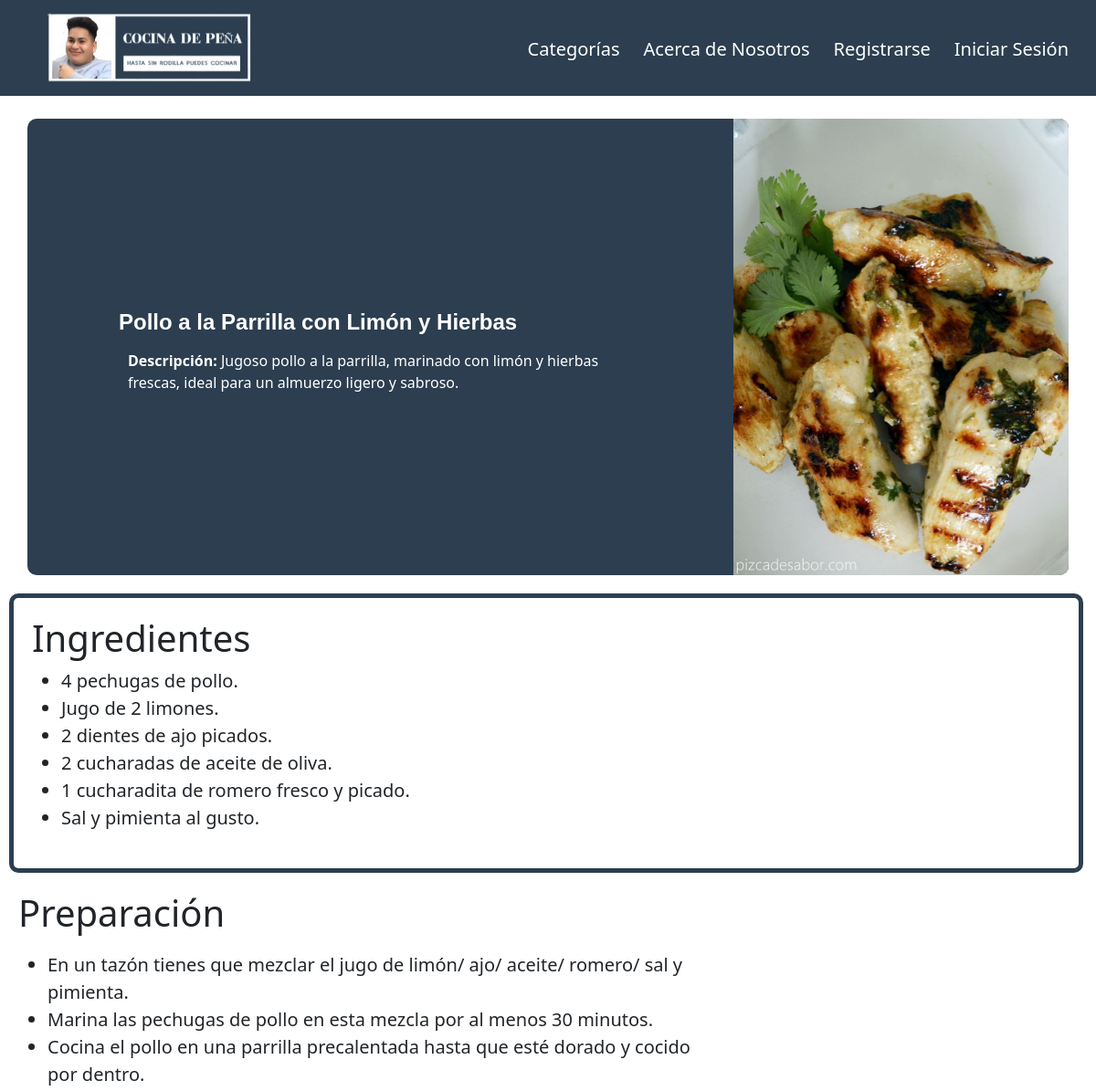
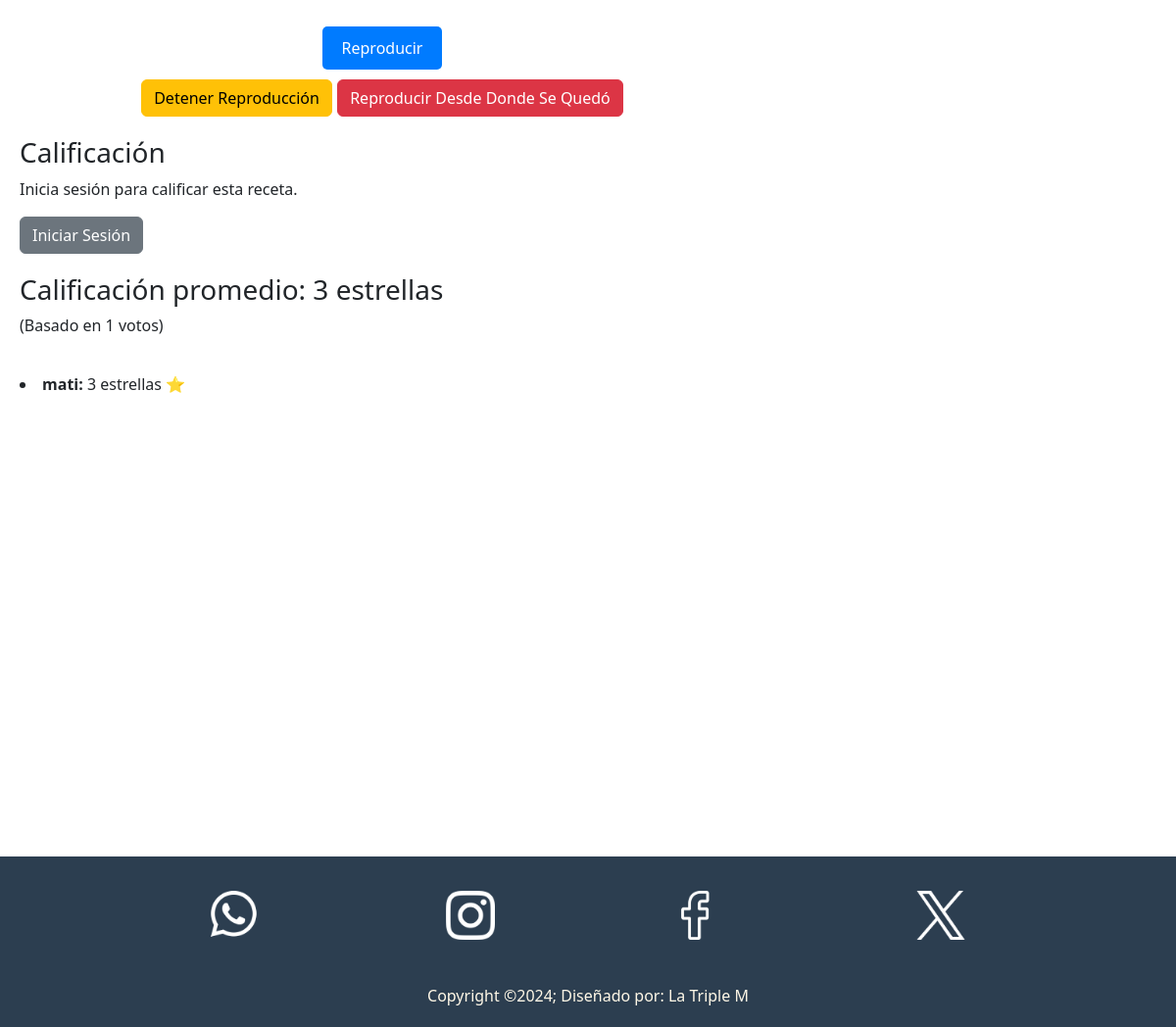
/receta.php?id=10, run on the app's committed database (2 pictures, top to bottom).
### tables this page shows
CREATE TABLE `recetas` (
  `id` int(11) NOT NULL,
  `img` varchar(255) NOT NULL,
  `nombre` varchar(100) NOT NULL,
  `micro` varchar(250) NOT NULL,
  `categorias` varchar(255) DEFAULT NULL,
  `preparacion` text NOT NULL,
  `ingredientes` text NOT NULL,
  `calificacion_promedio` float DEFAULT 0,
  `numero_votos` int(11) DEFAULT 0
);

CREATE TABLE `votos` (
  `id` int(11) NOT NULL,
  `id_usuario` varchar(255) NOT NULL,
  `id_receta` int(11) NOT NULL,
  `calificacion` int(1) NOT NULL CHECK (`calificacion` between 1 and 5)
);

CREATE TABLE `usuario` (
  `email` varchar(255) NOT NULL,
  `contraseña` varchar(200) NOT NULL,
  `usuario` varchar(150) DEFAULT NULL
);

### receta.php (the view, shortened to what this page needs)
<?php
$servername = "localhost";
$username = "root";
$password = "";
$dbname = "cocina";
$mysqli = new mysqli($servername, $username, $password, $dbname);
$receta_id = isset($_GET['id']) ? (int)$_GET['id'] : 0;
$sql = "SELECT * FROM recetas WHERE id = ?";
$stmt = $mysqli->prepare($sql);
$stmt->bind_param("i", $receta_id);
$stmt->execute();
$result = $stmt->get_result();
if ($row = $result->fetch_assoc()):
?>
<!DOCTYPE html>
<html lang="en">
<head>
    <link href="https://cdn.jsdelivr.net/npm/bootstrap@5.3.0-alpha1/dist/css/bootstrap.min.css" rel="stylesheet">
    <link rel="stylesheet" href="css/styles.css">
</head>
<body>
    <header>
        <nav class="navbar navbar-expand-lg navbar-dark bg-dark">
            <div class="container-fluid">
                <a class="navbar-brand" href="index.php"><img src="img/logos/10.png" alt="Logo"></a>
                <div class="collapse navbar-collapse" id="navbarNav">
                    <ul class="navbar-nav ms-auto">
                        <li class="nav-item"><a class="nav-link" href="pages/categorias.php">Categorías</a></li>
                        <li class="nav-item"><a class="nav-link" href="pages/nosotros.php">Acerca de Nosotros</a></li>
                        <?php
                        if (!isset($_SESSION['usuario_id'])) {
                            echo '
                            <li class="nav-item">
                                <a class="nav-link" href="paginas php/registro.html">Registrarse</a>
                            </li>
                            <li class="nav-item">
                                <a class="nav-link" href="paginas php/login.html">Iniciar Sesión</a>
                            </li>';
                        } else {
                            echo '
                            <li class="nav-item">
                                <a class="nav-link" href="paginas php/php/logout.php">Cerrar Sesión</a>
                            </li>';
                        }
                        ?>
                    </ul>
                </div>
            </div>
        </nav>
    </header>
    <main>
        <div class="contenedor_receta">
            <div class="texto" id="titulo">
                <h1 class="card-title"><?= htmlspecialchars($row['nombre']) ?></h1>
                <p class="card-text"><strong>Descripción: </strong><?= htmlspecialchars($row['micro']) ?></p>
            </div>
            <?php if (!empty($row['img'])): ?>
                <img src="<?= htmlspecialchars($row['img']) ?>" alt="Imagen de la receta" class="img-fluid">
            <?php else: ?>
                <p>No hay imagen disponible</p>
            <?php endif; ?>
        </div>
        <div class="contenedor_ingredientes" id="ingredientes">
            <h1>Ingredientes</h1>
            <div class="ingredientes">
                <div class="overflow-auto" style="height: 200px;">
                    <ul id="scrollspyHeading1">
                        <?php
                        $ingredientes = explode(',', $row['ingredientes']);
                        foreach ($ingredientes as $ingrediente): ?>
                            <li><?= htmlspecialchars(trim($ingrediente)) ?></li>
                        <?php endforeach; ?>
                    </ul>
                </div>
            </div>
        </div>
        <div class="Contendor_Preparacion" id="preparacion">
            <h1>Preparación</h1>
            <div class="paso_de_preparacion">
                <ul>
                    <?php
                    $preparaciones = explode(',', $row['preparacion']);
                    foreach ($preparaciones as $preparacion): ?>
                        <li><?= htmlspecialchars(trim($preparacion)) ?></li>
                    <?php endforeach; ?>
                </ul>
                <div class="botones">
                    <button type="button" class="btn btn-primary" id="leer">Reproducir</button>
                    <button type="button" class="btn btn-warning" id="detener">Detener Reproducción</button>
                    <button type="button" class="btn btn-danger" id="reproducir">Reproducir Desde Donde Se Quedó</button>
                </div>
            </div>
        <div class="calificacion">
            <h3>Calificación</h3>
            <?php if (isset($_SESSION['usuario_id'])): ?>
                <?php
                $usuario_id = $_SESSION['usuario_id'];
                $check_query = "SELECT calificacion FROM votos WHERE id_usuario = ? AND id_receta = ?";
                $check_stmt = $mysqli->prepare($check_query);
                $check_stmt->bind_param("si", $usuario_id, $receta_id);
                $check_stmt->execute();
                $voto_result = $check_stmt->get_result();
                $check_stmt->close();
                ?>
                <?php if ($voto_result->num_rows > 0): ?>
                    <p>Ya has calificado esta receta.</p>
                    <form action="paginas php/php/eliminar_voto.php" method="post">
                        <input type="hidden" name="receta_id" value="<?= htmlspecialchars($receta_id) ?>">
                        <input type="hidden" name="usuario_id" value="<?= htmlspecialchars($usuario_id) ?>">
                        <button type="submit" class="btn btn-danger">Eliminar mi voto</button>
                    </form>
                <?php else: ?>
                    <form action="paginas php/php/calificar_receta.php" method="post">
                        <input type="hidden" name="receta_id" value="<?= htmlspecialchars($receta_id) ?>">
                        <input type="hidden" name="usuario_id" value="<?= htmlspecialchars($usuario_id) ?>">
                        <label>
                            Calificación:
                            <select name="calificacion" required>
                                <option value="1">1 estrella ⭐</option>
                                <option value="2">2 estrellas ⭐⭐</option>
                                <option value="3">3 estrellas ⭐⭐⭐</option>
                                <option value="4">4 estrellas ⭐⭐⭐⭐</option>
                                <option value="5">5 estrellas ⭐⭐⭐⭐⭐</option>
                            </select>
                        </label>
                        <button type="submit" class="btn btn-primary">Enviar Calificación</button>
                    </form>
                <?php endif; ?>
            <?php else: ?>
                <p>Inicia sesión para calificar esta receta.</p>
                <a href="paginas php/login.html" class="btn btn-secondary">Iniciar Sesión</a>
            <?php endif; ?>
        </div>
        <div class="calificacion_promedio">
            <h3>Calificación promedio: <?= round($row['calificacion_promedio'] ?? 0, 1) ?> estrellas</h3>
            <p>(Basado en <?= $row['numero_votos'] ?? 0 ?> votos)</p>
        </div>
        <?php
$votos_query = "SELECT usuario.usuario AS nombre, votos.calificacion
                FROM votos
                INNER JOIN usuario ON votos.id_usuario = usuario.email
                WHERE votos.id_receta = ?";
$votos_stmt = $mysqli->prepare($votos_query);
$votos_stmt->bind_param("i", $receta_id);
$votos_stmt->execute();
$votos_result = $votos_stmt->get_result();
if ($votos_result->num_rows > 0):
    while ($voto = $votos_result->fetch_assoc()):
        echo "<li><strong>" . htmlspecialchars($voto['nombre']) . ":</strong> "
             . htmlspecialchars($voto['calificacion']) . " estrellas ⭐</li>";
    endwhile;
else:
    echo "<p>Aún no hay votos de otros usuarios.</p>";
endif;
?>
        </div>
    </main>
    <footer>
        <div class="footerContainer">
            <div class="redes">
                <a href=""><img src="img/iconos/whatsapp-f.png" alt=""></a>
                <a href=""><img src="img/iconos/instagram-f.png" alt=""></a>
                <a href=""><img src="img/iconos/facebook-f.png" alt=""></a>
                <a href=""><img src="img/iconos/x-f.png" alt=""></a>
            </div>
            <p>Copyright &copy;2024; Diseñado por: La Triple M</p>
        </div>
    </footer>
</body>
</html>
<?php
else:
    echo "<p>Receta no encontrada.</p>";
endif;
?>

### css/styles.css (style rules this page uses)
.nav-link, .dropdown-item { color: white !important; font-size: 20px; margin-top: 5px; padding-bottom: 10px; transition: transform 0.5s, filter 0.5s, border-bottom 0.5s; margin-right: 10px; }
.navbar { position: fixed; top: 0; left: 0; width: 100%; z-index: 1000; background-color: #2C3E50 !important; }
.container-fluid a img { width: 300px; margin-left: 2px; cursor: pointer; transition: transform 0.8s; border: none; }
.card-title { font-size: 1.5rem; margin: 10px 0; font-weight: bold; text-align: center; }
.card-text { font-size: 1rem; margin: 5px 10px; text-align: center; }
.btn-primary { display: block; width: fit-content; margin: 10px auto; padding: 10px 20px; font-size: 1rem; background-color: #007bff; color: white; border: none; border-radius: 5px; text-align: center; text-decoration: none; cursor: pointer; }
footer { margin-top: 50px; background-color: #2C3E50; color: #FFF8E7; padding: 10px 0; }
.footerContainer { width: 100%; max-width: 1200px; margin: 0 auto; padding: 10px; }
.redes { display: flex; justify-content: center; flex-wrap: wrap; margin-top: 10px; }
.redes a { margin: 5px; }
.redes a img { width: 50px; transition: 0.2s; margin: 0px 90px auto; }
footer p { margin: 40px 0px auto; text-align: center; }
.contenedor_receta { margin-top: 290px; background-color: #2C3E50; border-radius: 10px; margin: 130px auto; width: 95%; height: 500px; display: flex; justify-content: space-between; align-items: center; box-sizing: border-box; }
.contenedor_receta h1, .contenedor_receta h2 { color: white; font-family: 'Franklin Gothic Medium', 'Arial Narrow', Arial, sans-serif; text-align: left; }
.texto { display: flex; flex-direction: column; padding: 100px; margin-right: auto; }
.texto .card-text { color: white; text-align: left; }
.contenedor_receta img { height: 100%; border-top-right-radius: 10px; border-bottom-right-radius: 10px; object-fit: cover; }
.Contendor_Preparacion { width: 65%; height: auto; display: flex; flex-direction: column; gap: 20px; padding: 20px; margin-bottom: 450px; }
.paso_de_preparacion { margin-top: -10px; font-size: 20px; }
.contenedor_ingredientes { border: 5px solid #2C3E50; border-radius: 10px; margin: -110px 10px auto; width: 98%; height: auto; display: flex; flex-direction: column; gap: 20px; padding: 20px; }
.contenedor_ingredientes li { font-size: 20px; }
.ingredientes { align-items: center; margin-top: -20px; }
.overflow-auto { padding-bottom: 40px; padding-right: 10px; }
.botones { text-align: center; margin-top: 30px; }

### data on the page
recetas: nombre "Pollo a la Parrilla con Limón y Hierbas", micro "Jugoso pollo a la parrilla, marinado con limón y hierbas frescas, ideal para un almuerzo ligero y sabroso.", img (picture), ingredientes "4 pechugas de pollo.", ingredientes "Jugo de 2 limones.", ingredientes "2 dientes de ajo picados.", ingredientes "2 cucharadas de aceite de oliva.", ingredientes "1 cucharadita de romero fresco y picado.", ingredientes "Sal y pimienta al gusto.", preparacion "En un tazón tienes que mezclar el jugo de limón/ ajo/ aceite/ romero/ sal y pimienta.", preparacion "Marina las pechugas de pollo en esta mezcla por al menos 30 minutos.", preparacion "Cocina el pollo en una parrilla precalentada hasta que esté dorado y cocido por dentro.", calificacion_promedio "3", numero_votos "1"
votos: id_usuario.usuario "mati", calificacion "3"
